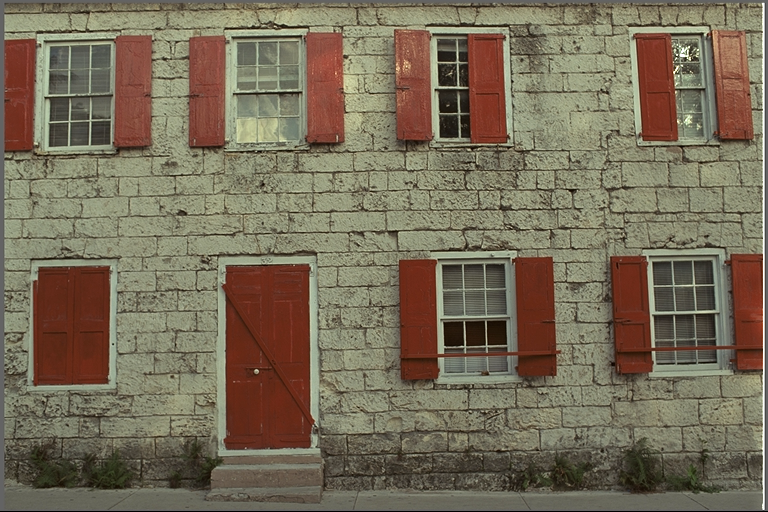
#> input picture experiments/real_photos/kodim01.png, 768 x 512 px, found by its file name
$ python probe_b18_group.py
#> lines starting #> are read from the running program, lines starting #| are printed output that depends on the picture
### probes/probe_b17_rctw.py
"""probe_b17_rctw.py — Attack-1 port: per-group RCT bank + Weighted-form predictor.

Branch: takedown review (survey/bosstakedown/BOSS_TAKEDOWN.md) found JXL's
per-group RCT selection + Weighted predictor are the exploitable weapons behind
the Boss-5 (JXL-e3 3.2291) gap. This probe ports both onto our YCoCg-R/MED frame.

JXL RCT catalogue (verified against JXL docs 2026-09-07):
  rct = 7*perm + t, perm in 0..5 (0:RGB 1:GBR 2:BRG 3:RBG 4:GRB 5:BGR),
  t in 0..6: t0 identity; t1 C-=A; t2 B-=A; t3 B-=A,C-=A;
  t4 B-=floor((A+C)/2); t5 t4+C-=A; t6 YCoCg-R.
Fixed bank B=8 (3-bit ids): C6 C27 C13 C12 C0 C20 C34 C3 — covers every takedown
winner (e3-C27 3.2083, C13, C12, C20) + identity + subtract mode.

Configs (all exact bits, real heapq Huffman, every side byte counted):
  A0  anchor: global C6 (YCoCg-R) + causal MED + order-0 Huffman (~3.58 target)
  A0b sanity: same with old edge-replicate border (must agree <0.5%)
  (a0) global best-of-8 RCT + MED + Huffman (+3b image id) — permutation gain
  (a)  per-block (16/32/64, per-image best +2b) best-of-8 RCT, L1 selection on
       MED residuals; mixed planes re-MEDded; global Huffman/plane + 3b/block
  (b)  Weighted-form: per-group (32/64, per-image best +1b) LS-fit 4-tap integer
       weights on stencil {L,T,TL,TR} (JXL Weighted neighbourhood), divisor 16,
       5 bits/weight (range -16..15, LS solution scaled x16 before rounding),
       Laplacian-MDL gate vs MED; global Huffman/plane + side
  (a+b) (a) then (b) re-fit on mixed planes (selection coupling approx, noted)

Decoder-safety: RCT ids always transmitted (never inferred); predictors use
causal recon only (CROWN2 border doctrine: zero border, row0 copies left,
col0 copies top); integer ops throughout; bit-exact RCT round-trips asserted.

Rules: numpy+PIL only, CPU. bpp = total_bits/(H*W*3). No existing files touched.
"""
import heapq
import math
import os
import time

import numpy as np
from PIL import Image

D = "/tmp/opencode/autocompress/experiments/real_photos"
FILES = ["kodim01.png", "kodim02.png", "kodim05.png", "kodim07.png",
         "kodim13.png", "kodim19.png", "kodim23.png"]
HERE = "/tmp/opencode/autocompress/experiments"

ANCHOR = 3.58
CROWN2_CITED = 3.2686
JXL_E3 = 3.2291
JXL_E3_PER = {"kodim01.png": 3.3593, "kodim02.png": 3.0611, "kodim05.png": 3.5120,
              "kodim07.png": 2.7310, "kodim13.png": 3.9141, "kodim19.png": 3.2154,
              "kodim23.png": 2.8110}

PERMS = [[0, 1, 2], [1, 2, 0], [2, 0, 1], [0, 2, 1], [1, 0, 2], [2, 1, 0]]
BANK = [(0, 6), (3, 6), (1, 6), (1, 5), (0, 0), (2, 6), (4, 6), (0, 3)]
BANK_NAMES = ["C6", "C27", "C13", "C12", "C0", "C20", "C34", "C3"]
NB = len(BANK)
IDBITS = int(math.ceil(math.log2(NB)))


# ---------------- JXL-style RCT bank (integer, reversible) ----------------
def rct_fwd(px, perm, t):
    p = px[:, :, PERMS[perm]].astype(np.int32)
    A, B, C = p[:, :, 0], p[:, :, 1], p[:, :, 2]
    if t == 0:
        X, Y, Z = A, B, C
    elif t == 1:
        X, Y, Z = A, B, C - A
    elif t == 2:
        X, Y, Z = A, B - A, C
    elif t == 3:
        X, Y, Z = A, B - A, C - A
    elif t == 4:
        X, Y, Z = A, B - np.floor_divide(A + C, 2), C
    elif t == 5:
        X, Y, Z = A, B - np.floor_divide(A + C, 2), C - A
    elif t == 6:  # YCoCg-R on (A,B,C) as (R,G,B); b10-verified formulas
        Co = A - C
        tt = C + np.floor_divide(Co, 2)
        Cg = B - tt
        Y = tt + np.floor_divide(Cg, 2)
        X, Y, Z = Y, Co, Cg
    else:
        raise ValueError(t)
    return np.stack([X, Y, Z], axis=-1)


# [94 lines left out: functions rct_inv, med_pred, med_pred_old, nbhd4, huff_len, not called in this run]


def kraft_ok(lengths):
    return abs(sum(2.0 ** -l for l in lengths.values()) - 1.0) < 1e-9


# [11 lines left out: function canonical_codes, not called in this run]


def stream_bits(counts, lengths):
    return sum(c * lengths[s] for s, c in counts.items())


def table_bits(A):
    return 16 + A * 24


# [17 lines left out: functions exact_plane_bits, block_id_map, not called in this run]


# ---------------- Weighted-form: per-group LS integer weights ----------------
def wpred_from_w(cols, w):
    num = cols[:, 0] * w[0] + cols[:, 1] * w[1] + cols[:, 2] * w[2] + cols[:, 3] * w[3]
    return np.floor_divide(num + 8, 16)


# [357 lines left out: functions weighted_fit, main, prove_decode, rct_inv_block, write_report, not called in this run]


# [2 lines that do not run on import are left out]

### probes/probe_b4_b.py
"""probe_b4_b: fast vectorized tests — global bias, predictor sweep, finer ctx, xch.
numpy+PIL only. Same conventions as probe_b4_a (import it).
"""
import numpy as np, heapq
from PIL import Image
import probe_b4_a as A

IMAGES=A.IMAGES; HEADER=A.HEADER

# [13 lines left out: function predictors, not called in this run]

def nbhd(ch):
    H,W=ch.shape
    a=np.empty_like(ch); b=np.empty_like(ch); c=np.empty_like(ch); d=np.empty_like(ch)
    Ww=np.empty_like(ch); NNe=np.empty_like(ch); NE=np.empty_like(ch)
    a[:,1:]=ch[:,:-1]; a[:,0]=0
    b[1:,:]=ch[:-1,:]; b[0,:]=0
    c[1:,1:]=ch[:-1,:-1]; c[0,:]=0; c[:,0]=0
    b[0,1:]=a[0,1:]; c[0,1:]=a[0,1:]
    a[1:,0]=b[1:,0]; c[1:,0]=b[1:,0]
    # d = topright recon; i==0 -> d=a; last col -> d=b
    d[:,:-1]=0
    d[1:,:-1]=ch[:-1,1:]; d[0,:-1]=a[0,:-1]
    d[:,W-1]=b[:,W-1]
    # Ww = left-left; NNe = top-top; NE = top-right(=d except row0 handling already)
    Ww[:,2:]=ch[:,:-2]; Ww[:,1]=a[:,1]; Ww[:,0]=a[:,0]
    # fix Ww row0/col per causality (recon==orig): row0: Ww=a for j<2
    Ww[0,:2]=a[0,:2][:2] if W>1 else a[0,:1]
    NNe[2:,:]=ch[:-2,:]; NNe[1,:]=b[1,:]; NNe[0,:]=b[0,:]
    NE=d.copy()
    return a,b,c,d,Ww,NNe,NE

def ctx9_from(a,b,c):
    return np.minimum((np.abs(a-c)+np.abs(b-c))>>4,8).astype(np.uint8)

# [97 lines left out: functions bits_ctx9_of_resids, bits_order0_of_resids, main, nbhd_all, not called in this run]

# [2 lines that do not run on import are left out]

### probes/probe_b4_a.py
"""probe_b4_a: anchors + fast vectorized tests (numpy+PIL only).
UNIT: bpp = total_bits/(H*W*3). Tables: sum(count*len)+16+A*24 per stream, +64b header.
Border: champion 0/left/top rule (NOT edge pad). CTX9: e=(|a-c|+|b-c|)>>4 cap 8.
"""
import heapq, os, time, math
import numpy as np
from PIL import Image

IMAGES = [
    "/tmp/opencode/autocompress/experiments/real_photos/kodim01.png",
    "/tmp/opencode/autocompress/experiments/real_photos/kodim02.png",
    "/tmp/opencode/autocompress/experiments/real_photos/kodim05.png",
    "/tmp/opencode/autocompress/experiments/real_photos/kodim07.png",
    "/tmp/opencode/autocompress/experiments/real_photos/kodim13.png",
    "/tmp/opencode/autocompress/experiments/real_photos/kodim19.png",
    "/tmp/opencode/autocompress/experiments/real_photos/kodim23.png",
]
CHAMP = {"kodim01.png":3.56,"kodim02.png":3.23,"kodim05.png":3.84,"kodim07.png":3.01,
         "kodim13.png":4.17,"kodim19.png":3.41,"kodim23.png":3.03}
HEADER = 64

# [40 lines left out: functions ycocg_fwd, med_pred_ctx9, not called in this run]

def huff_bits(counts):
    n=len(counts)
    if n==0: return 0
    if n==1: return int(counts[0])*1
    h=list(map(int,counts)); heapq.heapify(h); t=0
    while len(h)>1:
        x=heapq.heappop(h); y=heapq.heappop(h); s=x+y; t+=s; heapq.heappush(h,s)
    return t

def stream_bits(vals):
    _,cn=np.unique(vals,return_counts=True)
    A=len(cn); return huff_bits(cn.tolist())+16+A*24, huff_bits(cn.tolist()), A

# [46 lines left out: functions entropy_bits, total_order0, total_ctx9, main, not called in this run]

# [2 lines that do not run on import are left out]

### probes/probe_b5_c.py
"""probe_b5_c: expert-bank expansion — E=6 vs 12 vs 16, Huffman-only, honest predid side.
E6 (MOE6): MED,TOP,PAETH,GRAD,GAP80,DG (3b/group)
E12: +LEFT,AVG_AB,PLANE,GAP32,AC,C (4b/group)
E16: +BC,D,GAP16,AVG3 (4b/group)
Clusters on MED flip meanabs, per-group best-of-E by exact Huffman data bits.
numpy+PIL only.
"""
import sys, math
import numpy as np
from PIL import Image
sys.path.insert(0, "/tmp/opencode/autocompress/experiments")
import probe_b4_a as A
from probe_b4_b import nbhd
from probe_b4_c import loco_ctx365
from probe_b4_g import KSET2

IMAGES = [
    "/tmp/opencode/autocompress/experiments/real_photos/kodim01.png",
    "/tmp/opencode/autocompress/experiments/real_photos/kodim02.png",
    "/tmp/opencode/autocompress/experiments/real_photos/kodim05.png",
    "/tmp/opencode/autocompress/experiments/real_photos/kodim07.png",
    "/tmp/opencode/autocompress/experiments/real_photos/kodim13.png",
    "/tmp/opencode/autocompress/experiments/real_photos/kodim19.png",
    "/tmp/opencode/autocompress/experiments/real_photos/kodim23.png",
]
HEADER = A.HEADER
MOE6 = ["MED","TOP","PAETH","GRAD","GAP80","DG"]
E12 = ["MED","TOP","LEFT","PAETH","GRAD","GAP80","DG","AVG_AB","PLANE","GAP32","AC","C"]
E16 = E12 + ["BC","D","GAP16","AVG3"]

def predictors_X(a,b,c,d,Ww,NNe,NE):
    med = np.where(c>=np.maximum(a,b),np.minimum(a,b),np.where(c<=np.minimum(a,b),np.maximum(a,b),a+b-c))
    top = b
    left = a
    p = a+b-c
    paeth = np.where((np.abs(p-a)<=np.abs(p-b))&(np.abs(p-a)<=np.abs(p-c)),a,np.where(np.abs(p-b)<=np.abs(p-c),b,c))
    grd = (a+b)//2+(b-c)//4
    gh = np.abs(a-Ww)+np.abs(b-c)+np.abs(b-NE); gv = np.abs(a-c)+np.abs(b-NNe)+np.abs(NE-b)
    gap80 = np.where(gv-gh>80,a,np.where(gv-gh<-80,b,(a+b)//2+(NE-c)//4))
    gap32 = np.where(gv-gh>32,a,np.where(gv-gh<-32,b,(a+b)//2+(NE-c)//4))
    gap16 = np.where(gv-gh>16,a,np.where(gv-gh<-16,b,(a+b)//2+(NE-c)//4))
    dg = (c+d)//2
    avg_ab = (a+b)//2
    plane = a+b-c
    ac = (a+c)//2
    cc = c
    bc = (b+c)//2
    dd = d
    avg3 = (a+b+c)//3
    return {"MED":med,"TOP":top,"LEFT":left,"PAETH":paeth,"GRAD":grd,"GAP80":gap80,"GAP32":gap32,
            "GAP16":gap16,"DG":dg,"AVG_AB":avg_ab,"PLANE":plane,"AC":ac,"C":cc,"BC":bc,"D":dd,
            "AVG3":avg3,"GAP":gap80}

# [68 lines left out: functions prepX, eval_bank, main, not called in this run]

# [2 lines that do not run on import are left out]

### probes/probe_b4_c.py
"""probe_b4_c: oracle per-ctx predictor, LOCO365 bias, clustered LOCO coding, xch decor, rANS gap.
numpy+PIL only.
"""
import numpy as np, heapq
from PIL import Image
import probe_b4_a as A
from probe_b4_b import nbhd, predictors, ctx9_from, bits_ctx9_of_resids, bits_order0_of_resids

IMAGES=A.IMAGES; HEADER=A.HEADER

def loco_q(g):
    a=np.abs(g)
    q=np.zeros_like(g,dtype=np.int8)
    q=np.where(g==0,0,np.where(a<=2,np.sign(g)*1,np.where(a<=7,np.sign(g)*2,np.where(a<=21,np.sign(g)*3,np.sign(g)*4))))
    return q

def loco_ctx365(a,b,c,d):
    q1=loco_q(b-c); q2=loco_q(c-a); q3=loco_q(d-b)
    neg=(q1<0)|((q1==0)&(q2<0))|((q1==0)&(q2==0)&(q3<0))
    s=np.where(neg,-1,1)
    m1=np.where(neg,-q1,q1).astype(np.int64); m2=np.where(neg,-q2,q2).astype(np.int64); m3=np.where(neg,-q3,q3).astype(np.int64)
    key=(m1*81+m2*9+m3)  # 0..728 but only 365 reachable merged ids; compress via unique map per image? use full 729 range (fine)
    return key.astype(np.int32), s.astype(np.int8)

def huff_data_only(vals):
    _,cn=np.unique(vals,return_counts=True)
    return A.huff_bits(cn.tolist()), len(cn)

# [128 lines left out: function main, not called in this run]

# [2 lines that do not run on import are left out]

### probes/probe_b18_group.py
"""probe_b18_group.py — B18 GROUPED screen (new file only).

CROWN3-frame approximation: per-channel LOCO-365 quantile groups (K=12,
map side counted) + per-group best-of-bank by EXACT Huffman data bits
+ honest ceil(log2 B) predid bits/group + real tables per group.
Compares bank E16 (CROWN3's spatial experts, WAVG excluded here) vs
E16 + lag/directional/cross-channel experts. All side counted.
bpp = total_bits/(H*W*3). numpy+PIL only.
"""
import math
import os
import sys
import time

import numpy as np
from PIL import Image

sys.path.insert(0, "/tmp/opencode/autocompress/experiments")
import probe_b4_a as A
from probe_b4_b import nbhd as nbhd_base
from probe_b5_c import predictors_X
from probe_b18_screen import nbhd_big, diag_long

D = "/tmp/opencode/autocompress/experiments/real_photos"
FILES = ["kodim01.png", "kodim02.png", "kodim05.png", "kodim07.png",
         "kodim13.png", "kodim19.png", "kodim23.png"]
JXL = {"kodim01.png": 3.3593, "kodim02.png": 3.0611, "kodim05.png": 3.5120,
       "kodim07.png": 2.7310, "kodim13.png": 3.9141, "kodim19.png": 3.2154,
       "kodim23.png": 2.8110}
E16 = ["MED", "TOP", "LEFT", "PAETH", "GRAD", "GAP80", "DG", "AVG_AB", "PLANE",
       "GAP32", "AC", "C", "BC", "D", "GAP16", "AVG3"]
K = 12


def quantile_groups(key, rfM, K):
    uk, cn = np.unique(key, return_counts=True)
    ma = np.array([np.abs(rfM[key == v]).mean() for v in uk])
    order = np.argsort(ma, kind="stable")
    uks, cns = uk[order], cn[order]
    tot = cns.sum()
    tgt = tot / K
    groups, cur, acc = [], [], 0
    for u, c in zip(uks, cns):
        cur.append(u)
        acc += c
        if acc >= tgt and len(groups) < K - 1:
            groups.append(cur)
            cur, acc = [], 0
    groups.append(cur)
    return groups


def group_bits(g):
    if g.size == 0:
        return 0
    _, cn = np.unique(g, return_counts=True)
    return A.huff_bits(cn.tolist()) + 16 + len(cn) * 24


def eval_bank_on_image(px, bank_extra_fn=None, K=K, verbose_picks=False):
    """bank_extra_fn(ch, N, Yplane) -> dict name->pred-plane. Returns total bits + picks."""
    from probe_b17_rctw import rct_fwd
    yc = rct_fwd(px, 3, 6)  # C27
    H, W, _ = px.shape
    total = 64
    picks = {}
    for ci in range(3):
        ch = yc[:, :, ci]
        a, b, c, d, Ww, NNe, NE = nbhd_base(ch)
        P = predictors_X(a, b, c, d, Ww, NNe, NE)
        # sign-flip convention from b5: RF = s*(ch-P)
        from probe_b4_c import loco_ctx365
        key, s = loco_ctx365(a, b, c, d)
        RF = {n: (s * (ch - P[n]).astype(np.int32)).astype(np.int32) for n in E16}
        bank = list(E16)
        if bank_extra_fn is not None:
            Yp = yc[:, :, 0]
            X = bank_extra_fn(ch, nbhd_big(ch), Yp, ci, s)
            for n, pred in X.items():
                RF[n] = (s * (ch - pred).astype(np.int32)).astype(np.int32)
                bank.append(n)
        rfM = RF["MED"]
        groups = quantile_groups(key, rfM, K)
        uk = np.unique(key)
        gbits = math.ceil(math.log2(K))
        total += 16 + 736 + len(uk) * gbits  # map side (driver_crown3 ledger)
        idb = math.ceil(math.log2(len(bank)))
        total += len(groups) * idb
        for gkeys in groups:
            sel = np.isin(key, np.array(gkeys))
            be = None
            for n in bank:
                g = RF[n][sel]
                dd = A.huff_bits(np.unique(g, return_counts=True)[1].tolist()) if g.size else 0
                if be is None or dd < be[0]:
                    be = (dd, n)
            g = RF[be[1]][sel]
            total += group_bits(g)
            picks[be[1]] = picks.get(be[1], 0) + 1
    return total, picks


def lag_experts(ch, N, Yp, ci, s):
    L, T = N["L"], N["T"]
    out = {}
    for k in [2, 3, 4, 6, 8, 12, 16, 24]:
        if k in T:
            out[f"WN{k}"] = T[k]
    for k in [2, 3, 4, 6, 8]:
        if k in L:
            out[f"WL{k}"] = L[k]
    out["HAVG4"] = (N["a"] + L[2] + L[3] + L[4]) // 4
    out["VAVG4"] = (N["b"] + T[2] + T[3] + T[4]) // 4
    out["XH"] = 2 * N["a"] - N["Ww"]
    out["XV"] = 2 * N["b"] - N["NNe"]
    return out


def lag_plus_xch(ch, N, Yp, ci, s):
    out = lag_experts(ch, N, Yp, ci, s)
    if ci in (1, 2):
        # per-image global-slope-removed variants as extra experts is weak;
        # instead: Y-anchored blend experts with FIXED small slopes (0 side,
        # gate selects): pred = MED(ch) + ((Y-Y_MED)*t)//16 for t in set
        from probe_b17_rctw import med_pred
        Ym = med_pred(Yp)
        dY = (Yp.astype(np.int32) - Ym).astype(np.int32)
        M = med_pred(ch)
        for t in [-4, -2, -1, 1, 2, 4]:
            out[f"YX{t}"] = M + (dY * t) // 16
    return out


def main():
    t0 = time.time()
    cfgs = [("E16", None), ("E16+LAG", lag_experts), ("E16+LAG+XCH", lag_plus_xch)]
    print(f"== B18 GROUPED screen K={K} (map+ids+tables exact) ==")
    results = {}
    for tag, fn in cfgs:
        results[tag] = {}
        tot = 0
        dn = 0
        for f in FILES:
            px = np.array(Image.open(os.path.join(D, f)).convert("RGB"))
#> px is the input picture: shape (512, 768, 3); mean R, G, B 119.8, 108.7, 88.4
            H, W, _ = px.shape
#> H = 512; W = 768
            bits, picks = eval_bank_on_image(px, fn)
#> in rct_fwd, `p = px[:, :, PERMS[perm]].astype(np.int32)`:
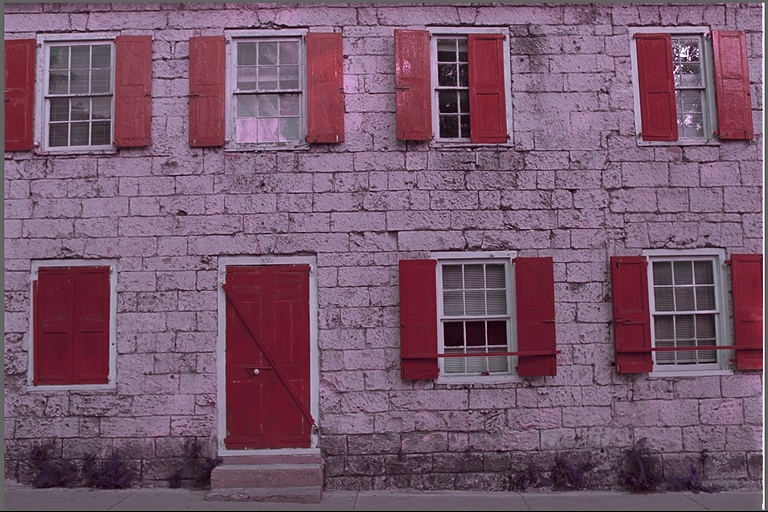
#> p: shape (512, 768, 3) int32; mean R, G, B 119.8, 88.4, 108.7
#> in rct_fwd, `Co = A - C`:
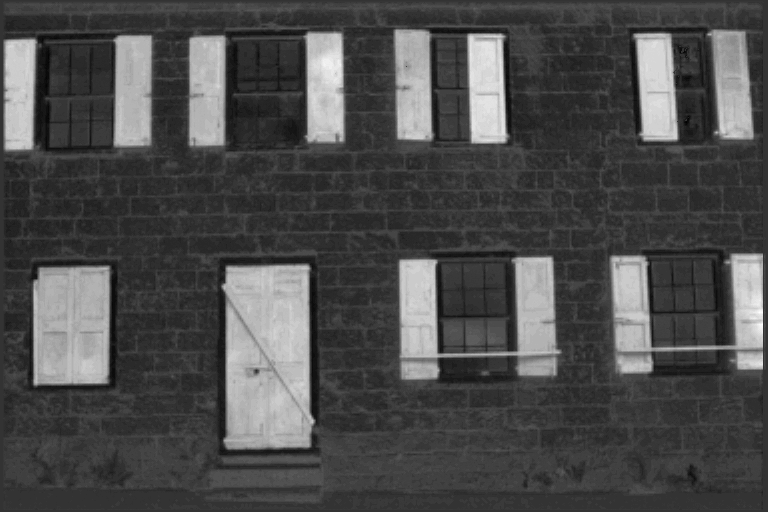
#> Co: shape (512, 768) int32; min -23, max 90, mean 11; drawn with min black and max white
#> in rct_fwd, `tt = C + np.floor_divide(Co, 2)`:
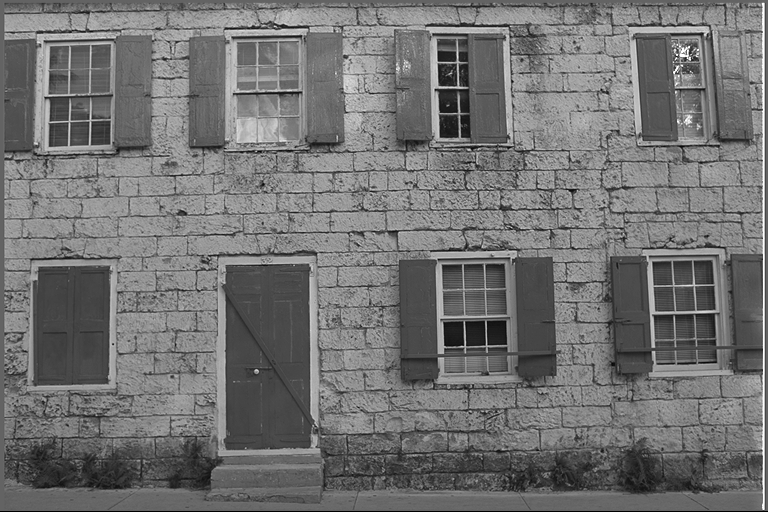
#> tt: shape (512, 768) int32; min 0, max 255, mean 114
#> in rct_fwd, `Cg = B - tt`:
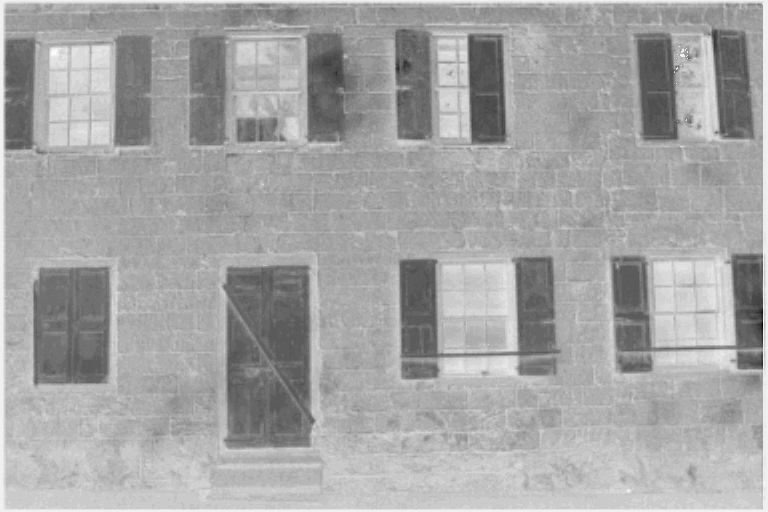
#> Cg: shape (512, 768) int32; min -82, max 5, mean -25.62; drawn with min black and max white
#> in rct_fwd, `return np.stack([X, Y, Z], axis=-1)`:
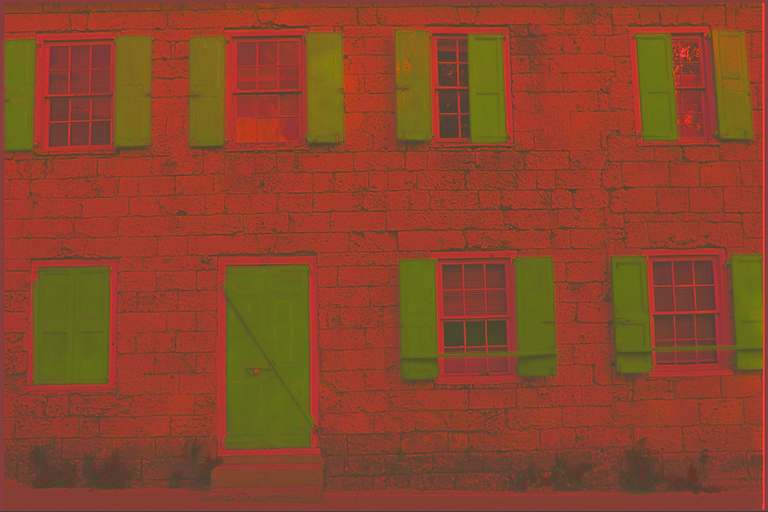
#> returned value: shape (512, 768, 3) int32; mean of channels 0, 1, 2 100.9, 11, -25.6; drawn with min black and max white
#> the loop in eval_bank_on_image, `for ci in range(3):` made 3 passes
#> pass 1, in eval_bank_on_image, `a, b, c, d, Ww, NNe, NE = nbhd_base(ch)`:
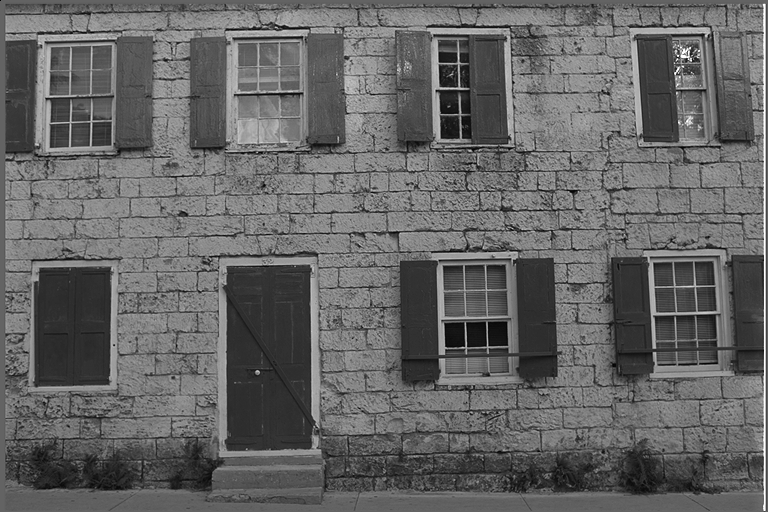
#> c: shape (512, 768) int32; min 0, max 255, mean 101.1
#> after the loop in eval_bank_on_image, `for ci in range(3):`:
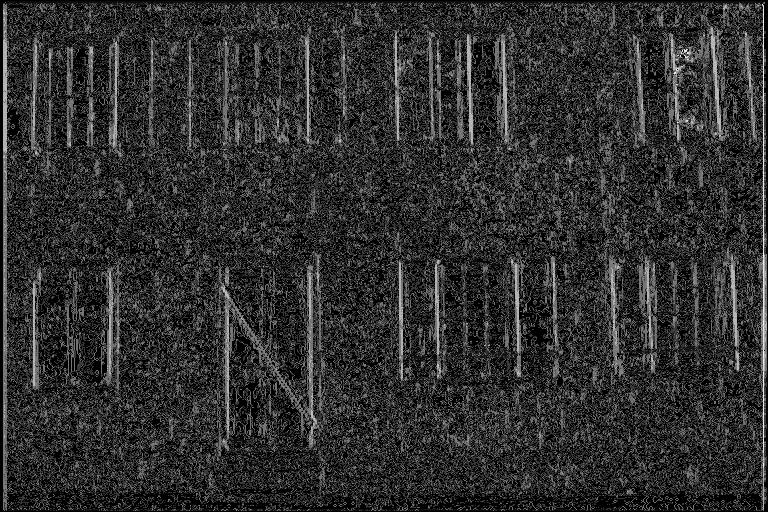
#> key: shape (512, 768) int32; min 0, max 351, mean 65.3; drawn with min black and max white
#> after the loop in eval_bank_on_image, `for ci in range(3):`: picks = {'MED': 25, 'AVG_AB': 1, 'TOP': 1, 'PAETH': 5, 'LEFT': 1}; total = 4036802
#> bits = 4036802
            bpp = bits / (H * W * 3)
#> bpp = 3.42
            results[tag][f] = bpp
            tot += bits
#> tot = 4036802
            dn += H * W * 3
#> dn = 1179648
            xp = {k: v for k, v in picks.items() if k not in E16}
#> xp = 0 items
            print(f"{tag} {f}: {bpp:.4f} newpicks={xp if xp else '-'}_"
                  f"JXL={JXL[f]:.4f}", flush=True)
#| E16 kodim01.png: 3.4220 newpicks=-_JXL=3.3593
        print(f"==> {tag} AVG={tot / dn:.4f}", flush=True)
    print("\n== deltas (bpp) vs E16-screen ==")
    print("img       " + "".join(f"{t:>16}" for t, _ in cfgs[1:]))
    for f in FILES:
        row = f"{f}: "
        for tag, _ in cfgs[1:]:
            row += f"{results[tag][f] - results['E16'][f]:+16.4f}"
        print(row + f"   JXL={JXL[f]:.4f}")
    avgs = {t: float(np.mean(list(results[t].values()))) for t, _ in cfgs}
    print("AVG: " + str({t: round(v, 4) for t, v in avgs.items()}))
    print(f"\nTOTAL {(time.time() - t0) / 60:.1f} min")


if __name__ == "__main__":
#> (the run stopped early here; a loop or call above may not have finished)
